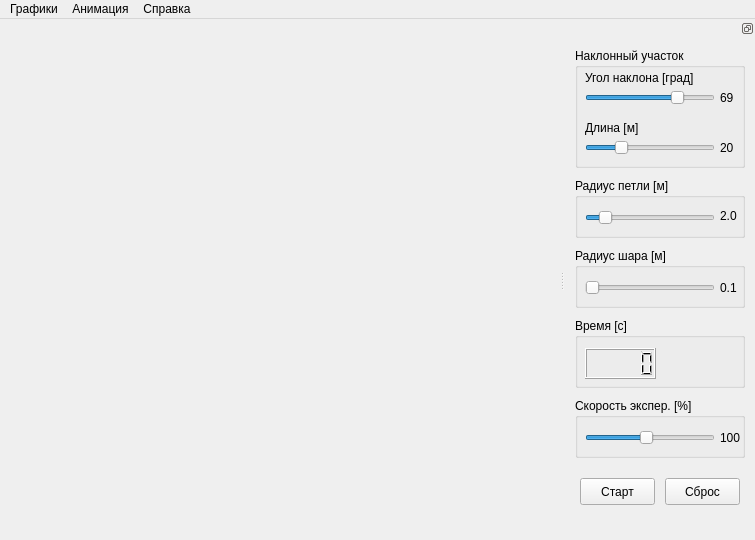
<?xml version="1.0" encoding="UTF-8"?>
<ui version="4.0">
 <class>MainWindow</class>
 <widget class="QMainWindow" name="MainWindow">
  <property name="geometry">
   <rect>
    <x>0</x>
    <y>0</y>
    <width>755</width>
    <height>540</height>
   </rect>
  </property>
  <property name="windowTitle">
   <string>Мертвая петля</string>
  </property>
  <property name="windowIcon">
   <iconset resource="./resources/mres.qrc">:/mres/ball.ico</iconset>
  </property>
  <property name="locale">
   <locale language="Russian" country="RussianFederation"/>
  </property>
  <widget class="QWidget" name="centralwidget">
   <widget class="Cscene3D" name="widget" native="true">
    <property name="geometry">
     <rect>
      <x>20</x>
      <y>20</y>
      <width>120</width>
      <height>80</height>
     </rect>
    </property>
    <property name="focusPolicy">
     <enum>Qt::StrongFocus</enum>
    </property>
   </widget>
  </widget>
  <widget class="QMenuBar" name="menubar">
   <property name="locale">
    <locale language="Russian" country="RussianFederation"/>
   </property>
   <property name="geometry">
    <rect>
     <x>0</x>
     <y>0</y>
     <width>755</width>
     <height>26</height>
    </rect>
   </property>
   <widget class="QMenu" name="menu_2">
    <property name="title">
     <string>Графики</string>
    </property>
    <property name="locale">
     <locale language="Russian" country="RussianFederation"/>
    </property>
    <addaction name="action_3"/>
    <addaction name="action_4"/>
    <addaction name="action_5"/>
   </widget>
   <widget class="QMenu" name="menu_4">
    <property name="title">
     <string>Анимация</string>
    </property>
    <property name="locale">
     <locale language="Russian" country="RussianFederation"/>
    </property>
    <addaction name="action_ball_animation"/>
   </widget>
   <widget class="QMenu" name="menu_3">
    <property name="title">
     <string>Справка</string>
    </property>
    <property name="locale">
     <locale language="Russian" country="RussianFederation"/>
    </property>
    <addaction name="action"/>
    <addaction name="action_7"/>
    <addaction name="action_2"/>
    <addaction name="action_about_qt"/>
   </widget>
   <addaction name="menu_2"/>
   <addaction name="menu_4"/>
   <addaction name="menu_3"/>
  </widget>
  <widget class="QDockWidget" name="dockWidget">
   <property name="locale">
    <locale language="Russian" country="RussianFederation"/>
   </property>
   <property name="sizePolicy">
    <sizepolicy hsizetype="Maximum" vsizetype="Maximum">
     <horstretch>0</horstretch>
     <verstretch>0</verstretch>
    </sizepolicy>
   </property>
   <property name="minimumSize">
    <size>
     <width>190</width>
     <height>470</height>
    </size>
   </property>
   <property name="features">
    <set>QDockWidget::DockWidgetFloatable|QDockWidget::DockWidgetMovable</set>
   </property>
   <property name="allowedAreas">
    <set>Qt::LeftDockWidgetArea|Qt::RightDockWidgetArea</set>
   </property>
   <attribute name="dockWidgetArea">
    <number>2</number>
   </attribute>
   <widget class="QWidget" name="dockWidgetContents">
    <property name="locale">
     <locale language="Russian" country="RussianFederation"/>
    </property>
    <widget class="QPushButton" name="pushButton_2">
     <property name="geometry">
      <rect>
       <x>15</x>
       <y>440</y>
       <width>75</width>
       <height>27</height>
      </rect>
     </property>
     <property name="text">
      <string>Старт</string>
     </property>
     <property name="locale">
      <locale language="Russian" country="RussianFederation"/>
     </property>
    </widget>
    <widget class="QPushButton" name="pushButton_3">
     <property name="geometry">
      <rect>
       <x>100</x>
       <y>440</y>
       <width>75</width>
       <height>27</height>
      </rect>
     </property>
     <property name="text">
      <string>Сброс</string>
     </property>
     <property name="locale">
      <locale language="Russian" country="RussianFederation"/>
     </property>
    </widget>
    <widget class="QGroupBox" name="groupBox_2">
     <property name="geometry">
      <rect>
       <x>10</x>
       <y>140</y>
       <width>170</width>
       <height>60</height>
      </rect>
     </property>
     <property name="title">
      <string>Радиус петли [м]</string>
     </property>
     <property name="locale">
      <locale language="Russian" country="RussianFederation"/>
     </property>
     <widget class="QSlider" name="horizontalSlider_2">
      <property name="geometry">
       <rect>
        <x>10</x>
        <y>30</y>
        <width>130</width>
        <height>20</height>
       </rect>
      </property>
      <property name="minimum">
       <number>10</number>
      </property>
      <property name="maximum">
       <number>100</number>
      </property>
      <property name="value">
       <number>20</number>
      </property>
      <property name="orientation">
       <enum>Qt::Horizontal</enum>
      </property>
     </widget>
     <widget class="QLabel" name="label_10">
      <property name="geometry">
       <rect>
        <x>145</x>
        <y>30</y>
        <width>40</width>
        <height>16</height>
       </rect>
      </property>
      <property name="text">
       <string>2.0</string>
      </property>
      <property name="locale">
       <locale language="Russian" country="RussianFederation"/>
      </property>
     </widget>
    </widget>
    <widget class="QGroupBox" name="groupBox_3">
     <property name="geometry">
      <rect>
       <x>10</x>
       <y>210</y>
       <width>170</width>
       <height>60</height>
      </rect>
     </property>
     <property name="title">
      <string>Радиус шара [м]</string>
     </property>
     <property name="locale">
      <locale language="Russian" country="RussianFederation"/>
     </property>
     <widget class="QSlider" name="horizontalSlider_3">
      <property name="geometry">
       <rect>
        <x>10</x>
        <y>30</y>
        <width>130</width>
        <height>20</height>
       </rect>
      </property>
      <property name="minimum">
       <number>1</number>
      </property>
      <property name="maximum">
       <number>15</number>
      </property>
      <property name="pageStep">
       <number>1</number>
      </property>
      <property name="value">
       <number>1</number>
      </property>
      <property name="orientation">
       <enum>Qt::Horizontal</enum>
      </property>
     </widget>
     <widget class="QLabel" name="label_9">
      <property name="geometry">
       <rect>
        <x>145</x>
        <y>30</y>
        <width>40</width>
        <height>20</height>
       </rect>
      </property>
      <property name="text">
       <string>0.1</string>
      </property>
      <property name="locale">
       <locale language="Russian" country="RussianFederation"/>
      </property>
     </widget>
    </widget>
    <widget class="QGroupBox" name="groupBox_4">
     <property name="geometry">
      <rect>
       <x>10</x>
       <y>360</y>
       <width>170</width>
       <height>60</height>
      </rect>
     </property>
     <property name="title">
      <string>Скорость экспер. [%]</string>
     </property>
     <property name="locale">
      <locale language="Russian" country="RussianFederation"/>
     </property>
     <widget class="QSlider" name="horizontalSlider_4">
      <property name="geometry">
       <rect>
        <x>10</x>
        <y>30</y>
        <width>130</width>
        <height>20</height>
       </rect>
      </property>
      <property name="minimum">
       <number>10</number>
      </property>
      <property name="maximum">
       <number>200</number>
      </property>
      <property name="singleStep">
       <number>1</number>
      </property>
      <property name="value">
       <number>100</number>
      </property>
      <property name="sliderPosition">
       <number>100</number>
      </property>
      <property name="orientation">
       <enum>Qt::Horizontal</enum>
      </property>
      <property name="invertedControls">
       <bool>false</bool>
      </property>
      <property name="tickPosition">
       <enum>QSlider::NoTicks</enum>
      </property>
      <property name="tickInterval">
       <number>0</number>
      </property>
     </widget>
     <widget class="QLabel" name="label_11">
      <property name="geometry">
       <rect>
        <x>145</x>
        <y>30</y>
        <width>40</width>
        <height>20</height>
       </rect>
      </property>
      <property name="text">
       <string>100</string>
      </property>
      <property name="locale">
       <locale language="Russian" country="RussianFederation"/>
      </property>
     </widget>
    </widget>
    <widget class="QGroupBox" name="groupBox">
     <property name="geometry">
      <rect>
       <x>10</x>
       <y>10</y>
       <width>170</width>
       <height>120</height>
      </rect>
     </property>
     <property name="title">
      <string>Наклонный участок</string>
     </property>
     <property name="locale">
      <locale language="Russian" country="RussianFederation"/>
     </property>
     <widget class="QLabel" name="label_6">
      <property name="geometry">
       <rect>
        <x>10</x>
        <y>20</y>
        <width>160</width>
        <height>20</height>
       </rect>
      </property>
      <property name="text">
       <string>Угол наклона [град]</string>
      </property>
      <property name="locale">
       <locale language="Russian" country="RussianFederation"/>
      </property>
     </widget>
     <widget class="QSlider" name="horizontalSlider_5">
      <property name="geometry">
       <rect>
        <x>10</x>
        <y>40</y>
        <width>130</width>
        <height>20</height>
       </rect>
      </property>
      <property name="minimum">
       <number>10</number>
      </property>
      <property name="maximum">
       <number>90</number>
      </property>
      <property name="value">
       <number>69</number>
      </property>
      <property name="orientation">
       <enum>Qt::Horizontal</enum>
      </property>
     </widget>
     <widget class="QSlider" name="horizontalSlider">
      <property name="geometry">
       <rect>
        <x>10</x>
        <y>90</y>
        <width>130</width>
        <height>20</height>
       </rect>
      </property>
      <property name="maximum">
       <number>80</number>
      </property>
      <property name="value">
       <number>20</number>
      </property>
      <property name="orientation">
       <enum>Qt::Horizontal</enum>
      </property>
     </widget>
     <widget class="QLabel" name="label_5">
      <property name="geometry">
       <rect>
        <x>10</x>
        <y>70</y>
        <width>160</width>
        <height>20</height>
       </rect>
      </property>
      <property name="text">
       <string>Длина [м]</string>
      </property>
      <property name="locale">
       <locale language="Russian" country="RussianFederation"/>
      </property>
     </widget>
     <widget class="QLabel" name="label">
      <property name="geometry">
       <rect>
        <x>145</x>
        <y>40</y>
        <width>40</width>
        <height>20</height>
       </rect>
      </property>
      <property name="text">
       <string>69</string>
      </property>
      <property name="locale">
       <locale language="Russian" country="RussianFederation"/>
      </property>
     </widget>
     <widget class="QLabel" name="label_8">
      <property name="geometry">
       <rect>
        <x>145</x>
        <y>90</y>
        <width>40</width>
        <height>20</height>
       </rect>
      </property>
      <property name="text">
       <string>20</string>
      </property>
      <property name="locale">
       <locale language="Russian" country="RussianFederation"/>
      </property>
     </widget>
    </widget>
    <widget class="QGroupBox" name="groupBox_5">
     <property name="geometry">
      <rect>
       <x>10</x>
       <y>280</y>
       <width>170</width>
       <height>70</height>
      </rect>
     </property>
     <property name="title">
      <string>Время [c]</string>
     </property>
     <property name="locale">
      <locale language="Russian" country="RussianFederation"/>
     </property>
     <widget class="QLCDNumber" name="lcdNumber">
      <property name="geometry">
       <rect>
        <x>10</x>
        <y>30</y>
        <width>71</width>
        <height>31</height>
       </rect>
      </property>
     </widget>
    </widget>
   </widget>
  </widget>
  <action name="action">
   <property name="icon">
    <iconset resource="./resources/menuicons/menuicons.qrc">:/menuicons/about.png</iconset>
   </property>
   <property name="text">
    <string>О программе</string>
   </property>
  </action>
  <action name="action_2">
   <property name="icon">
    <iconset resource="./resources/menuicons/menuicons.qrc">:/menuicons/people.png</iconset>
   </property>
   <property name="text">
    <string>Разработчики</string>
   </property>
  </action>
  <action name="action_3">
   <property name="icon">
    <iconset resource="./resources/menuicons/menuicons.qrc">:/menuicons/speed.png</iconset>
   </property>
   <property name="text">
    <string>Скорость шара</string>
   </property>
  </action>
  <action name="action_4">
   <property name="icon">
    <iconset resource="./resources/menuicons/menuicons.qrc">:/menuicons/angular.png</iconset>
   </property>
   <property name="text">
    <string>Угловая скорость шара</string>
   </property>
  </action>
  <action name="action_5">
   <property name="icon">
    <iconset resource="./resources/menuicons/menuicons.qrc">:/menuicons/hight.png</iconset>
   </property>
   <property name="text">
    <string>Изменение высоты (y) </string>
   </property>
  </action>
  <action name="action_7">
   <property name="icon">
    <iconset resource="./resources/menuicons/menuicons.qrc">:/menuicons/license.png</iconset>
   </property>
   <property name="text">
    <string>Лицензия</string>
   </property>
  </action>
  <action name="action_about_qt">
   <property name="icon">
    <iconset resource="./resources/menuicons/menuicons.qrc">:/menuicons/qt.png</iconset>
   </property>
   <property name="text">
    <string>О Qt</string>
   </property>
  </action>
  <action name="action_ball_animation">
   <property name="text">
    <string>Вращение шарика</string>
   </property>
   <property name="checkable">
    <bool>true</bool>
   </property>
   <property name="checked">
    <bool>false</bool>
   </property>
  </action>
 </widget>
 <customwidgets>
  <customwidget>
   <class>Cscene3D</class>
   <extends>QWidget</extends>
   <header>cscene3d.h</header>
   <container>1</container>
  </customwidget>
 </customwidgets>
 <tabstops>
  <tabstop>centralwidget</tabstop>
  <tabstop>horizontalSlider_5</tabstop>
  <tabstop>horizontalSlider</tabstop>
  <tabstop>horizontalSlider_2</tabstop>
  <tabstop>horizontalSlider_3</tabstop>
  <tabstop>horizontalSlider_4</tabstop>
  <tabstop>pushButton_2</tabstop>
  <tabstop>pushButton_3</tabstop>
 </tabstops>
 <resources>
  <include location="./resources/mres.qrc"/>
  <include location="./resources/menuicons/menuicons.qrc"/>
 </resources>
 <connections/>
</ui>
